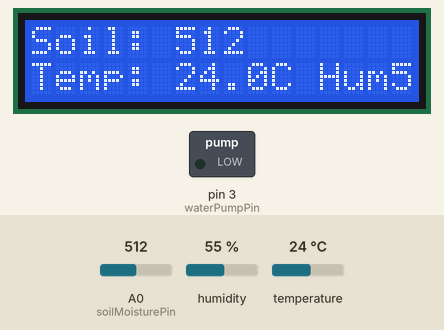
A sketch run on a simulated Arduino Uno, built with avr-gcc and run on an emulated ATmega328P. Parts: 16×2 character LCD, switched loads named in the sketch (green lamp = pin HIGH). Inputs (shaded band) come from the test bench; at power-on: A0 (soilMoisturePin) = 512, humidity 55 %, temperature 24 °C. What the sketch prints to the serial monitor is not drawn.

Above: at 1.2 s.
1.3 s: A0 (soilMoisturePin) set to 682
At 5.9 s:
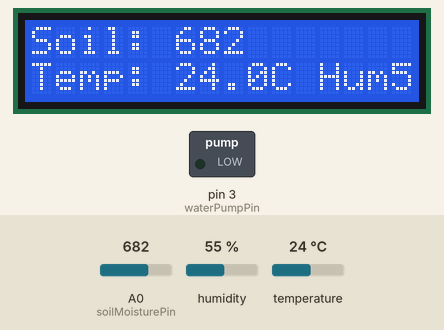
7.3 s: A0 (soilMoisturePin) set to 719
At 10.7 s:
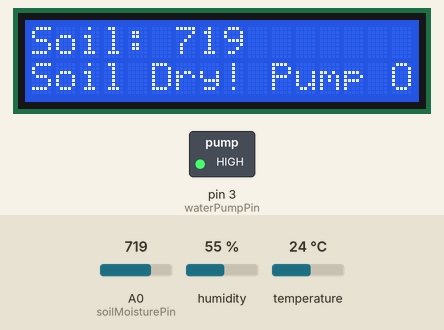
16.8 s: A0 (soilMoisturePin) set to 690
At 20.8 s:
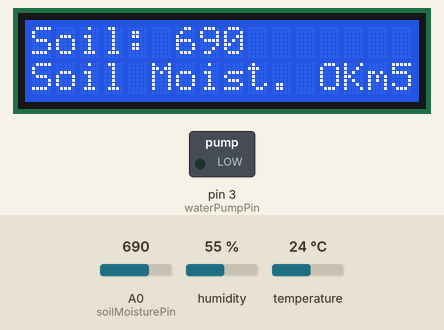
27.0 s: humidity set to 22 %
At 31.5 s:
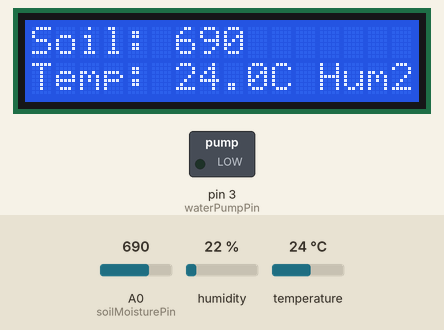
33.0 s: temperature set to 12 °C
At 36.8 s:
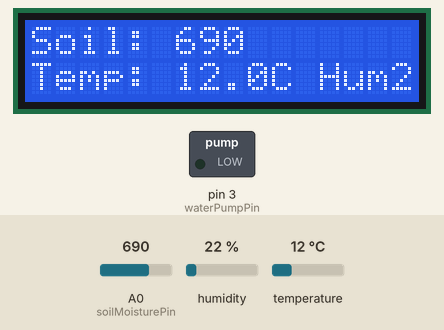
39.0 s: humidity set to 40 %
At 42.2 s:
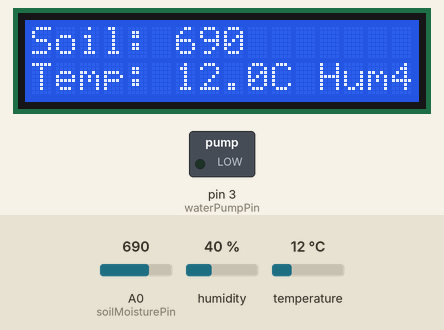
Timing chart, 0 to 43.7 s (numbered marks = the images above; inputs shaded):
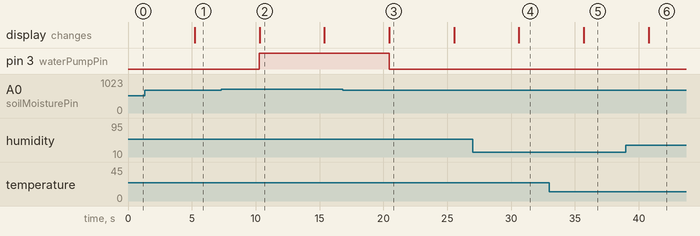

The sketch:

example.ino
```cpp
#include <Wire.h>
#include <LiquidCrystal_I2C.h>
#include <DHT.h>

const int soilMoisturePin = A0;
const int waterPumpPin = 3;
const int DHTPin = 2;
const int lcdColumns = 16;
const int lcdRows = 2;
const int moistureThreshold = 700;  // Adjust as needed

LiquidCrystal_I2C lcd(0x27, lcdColumns, lcdRows);
DHT dht(DHTPin, DHT11);

int pumpStatus = 0;

void setup() {
  pinMode(soilMoisturePin, INPUT);
  pinMode(waterPumpPin, OUTPUT);
  Serial.begin(9600);
  lcd.begin(lcdColumns, lcdRows);
  dht.begin();
}

void loop() {
  int soilMoisture = analogRead(soilMoisturePin);
  float humidity = dht.readHumidity();
  float temperature = dht.readTemperature();

  lcd.clear();
  lcd.setCursor(0, 0);
  lcd.print("Soil:");
  lcd.setCursor(6, 0);
  lcd.print(soilMoisture);

  lcd.setCursor(0, 1);
  lcd.print("Temp:");
  lcd.setCursor(6, 1);
  lcd.print(temperature);
  lcd.setCursor(10, 1);
  lcd.print("C");
  lcd.setCursor(12, 1);
  lcd.print("Hum:");
  lcd.setCursor(15, 1);
  lcd.print(humidity);
  lcd.print("%");

  // Display information on the serial monitor
  Serial.print("Soil Moisture: ");
  Serial.print(soilMoisture);
  Serial.print(", Temperature: ");
  Serial.print(temperature);
  Serial.print(" C, Humidity: ");
  Serial.print(humidity);
  Serial.print(" %, Pump Status: ");
  Serial.println(pumpStatus == 1 ? "On" : "Off");

  // Adjust pump based on soil moisture
  if (soilMoisture > moistureThreshold && pumpStatus == 0) {
    activatePump();
  } else if (soilMoisture <= moistureThreshold && pumpStatus == 1) {
    deactivatePump();
  }

  delay(5000);
}

void activatePump() {
  digitalWrite(waterPumpPin, HIGH);
  pumpStatus = 1;
  lcd.setCursor(0, 1);
  lcd.print("Soil Dry! Pump On");
  Serial.println("Pump activated");
}

void deactivatePump() {
  digitalWrite(waterPumpPin, LOW);
  pumpStatus = 0;
  lcd.setCursor(0, 1);
  lcd.print("Soil Moist. OK");
  Serial.println("Pump deactivated");
}
```

Measured:
- the behaviour switches between 700 and 701 on A0 (soilMoisturePin) (found by bisection; images 1 and 2)
- after the input at 1.3 s, the display: changes after 3.9 s (image 1)
- after the input at 7.3 s, pin 3 (waterPumpPin): LOW → HIGH after 3.0 s; the display: changes after 3.0 s (image 2)
- after the input at 16.8 s, pin 3 (waterPumpPin): HIGH → LOW after 3.7 s; the display: changes after 3.7 s (image 3)
- after the input at 27.0 s, the display: changes after 3.6 s (image 4)
- after the input at 33.0 s, the display: changes after 2.7 s (image 5)
- after the input at 39.0 s, the display: changes after 1.8 s (image 6)
